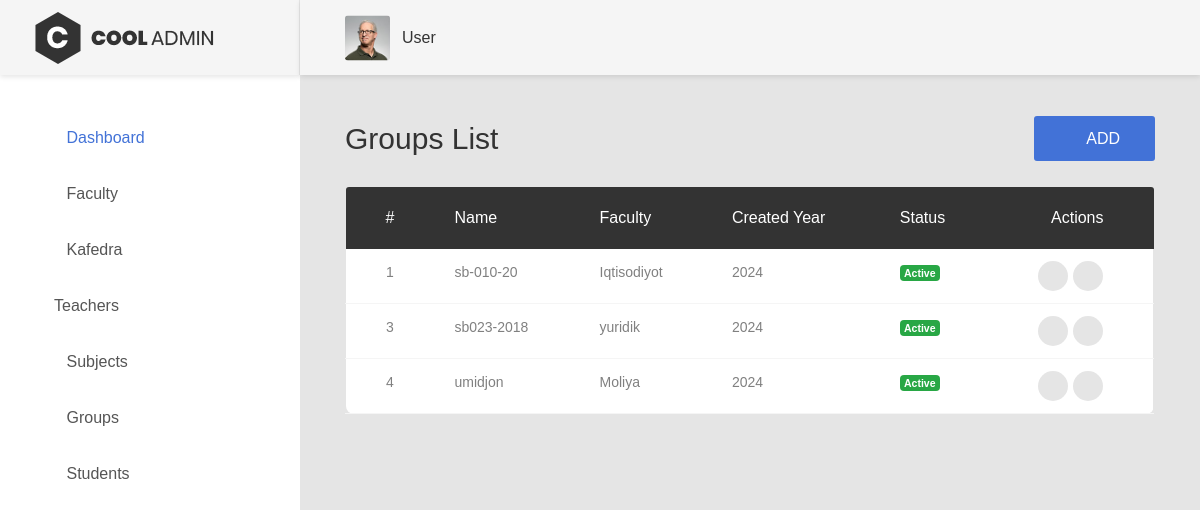
The app's page /group/list/ (signed in) with its own data.
### adminapp/models.py (models this page shows, shortened)
class Group(models.Model):
    name = models.CharField(max_length=50, null=False, blank=False)
    faculty = models.ForeignKey(Faculty, on_delete=models.CASCADE, related_name='groups', null=True)
    created_year = models.PositiveIntegerField(default=2024)
    is_active = models.BooleanField(default=True)

class Faculty(models.Model):
    name = models.CharField(max_length=100, null=False, blank=False)

### adminapp/views.py (the view)
# urls.py: path('group/list/',group_list, name='group_list'),
@login_required_decorator
def group_list(request):
    groups = Group.objects.all()
    ctx = {
        "groups": groups
    }
    return render(request, 'group/list.html', ctx)

### templates/group/list.html
{% extends 'base.html' %}
{% load static %}
{% block content %}
 <div class="page-container">
    {%include 'userbar.html'%}
    <div class="main-content">
        <div class="section__content section__content--p30">
            <div class="container-fluid">
                <div class="row">
                    <div class="col-md-12">
                        <div class="overview-wrap">
                            <h2 class="title-1">Groups List</h2>
                            <a class="au-btn au-btn-icon au-btn--blue" href="{% url 'group_create' %}">
                                <i class="zmdi zmdi-plus"></i>add</a>
                        </div>
                    </div>
                </div>
                <br>
                <div class="row">
                    <div class="col-md-12">
                        <div class="table-responsive m-b-40">
                            <table class="table table-borderless table-data3">
                                <thead>
                                    <tr>
                                        <th>#</th>
                                        <th>Name</th>
                                        <th>Faculty</th>
                                        <th>Created Year</th>
                                        <th>Status</th>
                                        <th>Actions</th>
                                    </tr>
                                </thead>
                                <tbody>
                                    {% for group in groups %}
                                    <tr>
                                        <td>{{ group.id }}</td>
                                        <td>{{ group.name }}</td>
                                        <td>{{ group.faculty.name }}</td>
                                        <td>{{ group.created_year }}</td>
                                        <td>
                                            {% if group.is_active %}
                                                <span class="badge badge-success">Active</span>
                                            {% else %}
                                                <span class="badge badge-danger">Inactive</span>
                                            {% endif %}
                                        </td>
                                        <td>
                                            <div class="table-data-feature">
                                                <a class="item" data-toggle="tooltip" href="{% url 'group_edit' pk=group.id %}" data-placement="top" title="" data-original-title="Edit">
                                                    <i class="zmdi zmdi-edit text-warning"></i>
                                                </a>
                                                <a class="item" data-toggle="tooltip" href="{% url 'group_delete' pk=group.id %}" data-placement="top" title="" data-original-title="Delete">
                                                    <i class="zmdi zmdi-delete text-danger"></i>
                                                </a>
                                            </div>
                                        </td>
                                    </tr>
                                    {% endfor %}
                                </tbody>
                            </table>
                        </div>
                    </div>
                </div>
            </div>
        </div>
    </div>
</div>
{% endblock %}

### templates/base.html (shortened to what this page needs)
<!DOCTYPE html>
{% load static %}
<html lang="en">
    <head>
        <link href="{% static 'vendor/font-awesome-4.7/css/font-awesome.min.css' %}" rel="stylesheet" media="all">
        <link href="{% static 'vendor/font-awesome-5/css/fontawesome-all.min.css' %}" rel="stylesheet" media="all">
        <link href="{% static 'vendor/mdi-font/css/material-design-iconic-font.min.css' %}" rel="stylesheet" media="all">
        <link href="{% static 'vendor/bootstrap-4.1/bootstrap.min.css' %}" rel="stylesheet" media="all">
        <link href="{% static 'vendor/animsition/animsition.min.css' %}" rel="stylesheet" media="all">
        <link href="{% static 'vendor/bootstrap-progressbar/bootstrap-progressbar-3.3.4.min.css' %}" rel="stylesheet" media="all">
        <link href="{% static 'vendor/wow/animate.css' %}" rel="stylesheet" media="all">
        <link href="{% static 'vendor/css-hamburgers/hamburgers.min.css' %}" rel="stylesheet" media="all">
        <link href="{% static 'vendor/slick/slick.css' %}" rel="stylesheet" media="all">
        <link href="{% static 'vendor/select2/select2.min.css' %}" rel="stylesheet" media="all">
        <link href="{% static 'vendor/perfect-scrollbar/perfect-scrollbar.css' %}" rel="stylesheet" media="all">
        <link href="{% static 'css/theme.css' %}" rel="stylesheet" media="all">
    </head>
    <body class="animsition">
        <div class="page-wrapper">
            {% include 'sidebar.html' %}
            {% block content %}{% endblock %}
        </div>
    </body>
</html>

### templates/sidebar.html (shortened to what this page needs)
{% load static %}
<aside class="menu-sidebar d-none d-lg-block">
    <div class="logo">
        <a href="#">
            <img src="{% static 'images/icon/logo.png' %}" alt="Cool Admin" />
        </a>
    </div>
    <div class="menu-sidebar__content js-scrollbar1">
        <nav class="navbar-sidebar">
            <ul class="list-unstyled navbar__list">
                <li class="active">
                    <a href="{% url 'home_page' %}"><i class="fas fa-tachometer-alt"></i>Dashboard</a>
                </li>
                <li>
                    <a href="{% url 'faculty_list' %}"><i class="fas fa-university"></i>Faculty</a>
                </li>
                <li>
                    <a href="{% url 'kafedra_list' %}"><i class="fas fa-building"></i>Kafedra</a>
                </li>
                <li>
                    <a href="{% url 'teacher_list' %}">Teachers</a>
                </li>
                <li>
                    <a href="{% url 'subject_list' %}"><i class="fas fa-book"></i>Subjects</a>
                </li>
                <li>
                    <a href="{% url 'group_list' %}"><i class="fas fa-users"></i>Groups</a>
                </li>
                <li>
                    <a href="{% url 'student_list' %}"><i class="fas fa-graduation-cap"></i>Students</a>
                </li>
            </ul>
        </nav>
    </div>
</aside>

### templates/userbar.html (shortened to what this page needs)
    {% load static%}
    <header class="header-desktop">
        <div class="section__content section__content--p30">
            <div class="container-fluid">
                <div class="header-wrap">
                    <div class="header-button">
                        <div class="account-wrap">
                            <div class="account-item clearfix js-item-menu">
                                <div class="image">
                                    <img src="{% static 'images/icon/avatar-01.jpg' %}" alt="John Doe" />
                                </div>
                                <div class="content">
                                    <a class="js-acc-btn" href="#">{{user.username}}</a>
                                </div>
                            </div>
                        </div>
                    </div>
                </div>
            </div>
        </div>
    </header>

### records on screen
Group: id "1", name "sb-010-20", faculty.name "Iqtisodiyot", created_year "2024", is_active "Active"
Group: id "3", name "sb023-2018", faculty.name "yuridik", created_year "2024", is_active "Active"
Group: id "4", name "umidjon", faculty.name "Moliya", created_year "2024", is_active "Active"

### other values on screen
{{ user.username }} "User"
